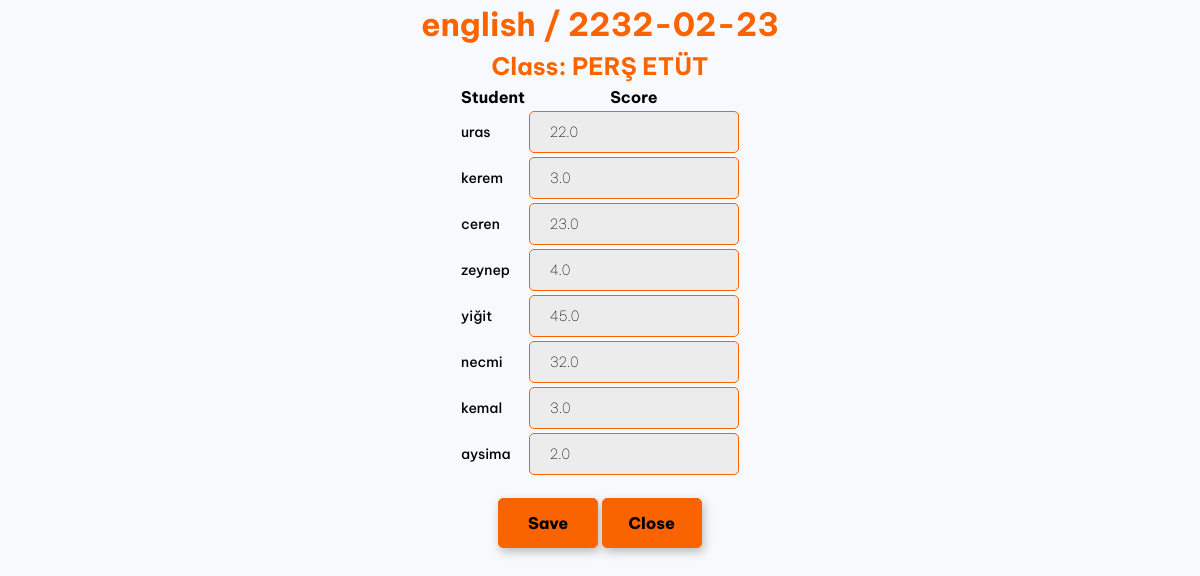
Screenshot of /exam/15/add_scores (signed in) with the database file from the repository.
### tables this page shows
CREATE TABLE exams (
    id INTEGER PRIMARY KEY AUTOINCREMENT,
    class_id INTEGER NOT NULL,
    name TEXT NOT NULL,
    date TEXT,  -- store as ISO date: YYYY-MM-DD
    FOREIGN KEY(class_id) REFERENCES classes(id)
);

CREATE TABLE classes (
    id INTEGER PRIMARY KEY AUTOINCREMENT,
    name TEXT NOT NULL,
    teacher_id INTEGER NOT NULL,
    FOREIGN KEY (teacher_id) REFERENCES teachers(id) ON DELETE CASCADE
);

CREATE TABLE students (
    id INTEGER PRIMARY KEY AUTOINCREMENT,
    name TEXT NOT NULL,
    class_id INTEGER NOT NULL,
    FOREIGN KEY (class_id) REFERENCES classes(id) ON DELETE CASCADE
);

CREATE TABLE exam_results (
    id INTEGER PRIMARY KEY AUTOINCREMENT,
    exam_id INTEGER NOT NULL,
    student_id INTEGER NOT NULL,
    score REAL,
    FOREIGN KEY(exam_id) REFERENCES exams(id),
    FOREIGN KEY(student_id) REFERENCES students(id)
);

### app.py (the view, shortened to what this page needs)
@app.route("/exam/<int:exam_id>/add_scores", methods=["GET", "POST"])
def add_exam_scores(exam_id):
    conn, cursor = get_db_connection()
    exam = cursor.execute(
        "SELECT * FROM exams WHERE id = ?", (exam_id,)
    ).fetchone()
    if not exam:
        conn.close()
        flash("Exam not found.")
        return redirect("/class")
    class_row = cursor.execute(
        "SELECT * FROM classes WHERE id = ? AND teacher_id = ?",
        (exam["class_id"], session["teacher_id"])
    ).fetchone()
    if not class_row:
        conn.close()
        flash("Unauthorized.")
        return redirect("/class")
    students = cursor.execute(
        "SELECT * FROM students WHERE class_id = ?",
        (exam["class_id"],)
    ).fetchall()
    results = cursor.execute(
        "SELECT * FROM exam_results WHERE exam_id = ?",
        (exam_id,)
    ).fetchall()
    results_dict = {r["student_id"]: r["score"] for r in results}
    conn.close()
    return render_template("add_exam_scores.html", exam=exam, students=students, results=results_dict, class_row=class_row)

### app.py (called while the page is built)
def get_db_connection():
    conn = sqlite3.connect('tpet.db',check_same_thread=False)
    conn.row_factory = sqlite3.Row
    cursor = conn.cursor()
    return conn, cursor

@app.context_processor
def inject_user():
    if "teacher_id" in session:
        conn, cursor = get_db_connection()
        row = cursor.execute("SELECT name FROM teachers WHERE id = ?", (session["teacher_id"],)).fetchone()
        conn.close()
        if row:
            return {"name": row["name"]}
    return {"name": None}

### templates/add_exam_scores.html (shortened to what this page needs)
<html lang="en">
    <head>
        <link href="{{ url_for('static', filename='styles.css') }}" rel="stylesheet">
    </head>
    <body>
<h1 class="login-title">{{ exam["name"] }} / {{ exam["date"] }}</h1>
<h2 class="login-title">Class: {{ class_row["name"] }}</h2>
<div class="center">
    <form class="login-form" method="POST">
        <table>
            <tr>
                <th>Student</th>
                <th>Score</th>
            </tr>
        {% for student in students %}
    <tr>
            <td class="form-title">{{ student["name"] }}</td>
            <td>
                <input class="input2" type="text" name="score_{{ student['id'] }}" value="{{ results.get(student['id'], '') }}">
            </td>
    </tr>
            {% endfor %}
        </table>
        <div>
        <button class="score-button" type="submit">Save</button>
        <button class="score-button" onclick="window.close()">Close</button>
        </div>
    </form>
</div>
<br>
</body>

### static/styles.css (style rules this page uses)
*, *::before, *::after { box-sizing: border-box; }
* { margin: 0; }
@media (prefers-reduced-motion: no-preference) { html { interpolate-size: allow-keywords; } }
body { line-height: 1.5; -webkit-font-smoothing: antialiased; }
input, button, textarea, select { font: inherit; }
p, h1, h2, h3, h4, h5, h6 { overflow-wrap: break-word; }
h1, h2, h3, h4, h5, h6 { text-wrap: balance; }
body { background-color: rgb(248, 249, 253); font-family: "Be Vietnam Pro", sans-serif; }
.center { width: 100%; width:100%; display: flex; justify-content: center; align-items: center; flex-direction: column; }
.login-form { display: flex; flex-direction: column; justify-content: center; align-items: center; width: 70%; }
.login-title { text-align: center; color: rgb(250, 100, 0); }
.form-title { align-self: flex-start; margin-top: 10px; font-size: 14px; font-weight: 500; }
.input2 { height: 30px; width: 100%; border: 1px solid rgb(250, 100, 0); border-radius:5px; background-color: rgb(236, 236, 236); padding: 20px; font-size: 14px; font-weight: 100; align-self: start; }
.score-button { background-color: rgb(250, 100, 0); height: 50px; width: 100px; border: 1px solid rgb(250, 100, 0); border-radius:5px; margin-top: 20px; box-shadow: 2px 4px 10px rgb(187, 187, 187); font-weight: 800; }

### rows the page displays
exams: name "english", date "2232-02-23"
classes: name "PERŞ ETÜT"
students: name "uras"
exam_results: get "22.0"
students: name "kerem"
exam_results: get "3.0"
students: name "ceren"
exam_results: get "23.0"
students: name "zeynep"
exam_results: get "4.0"
students: name "yiğit"
exam_results: get "45.0"
students: name "necmi"
exam_results: get "32.0"
students: name "kemal"
exam_results: get "3.0"
students: name "aysima"
exam_results: get "2.0"
